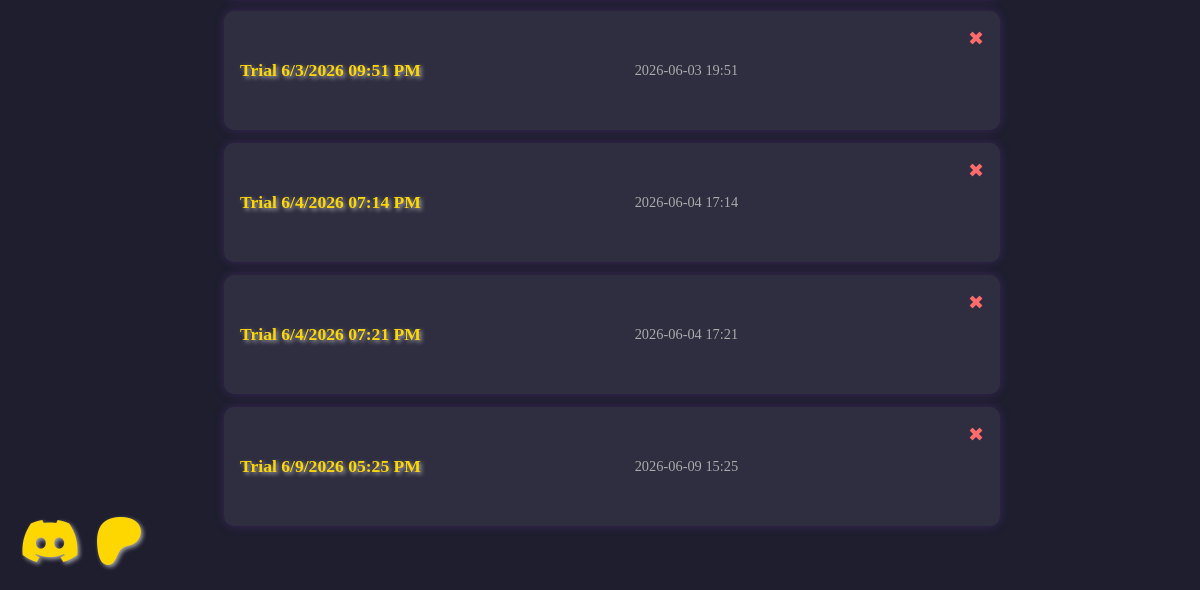
/runs (lower part), run on an earlier commit of the app's database.
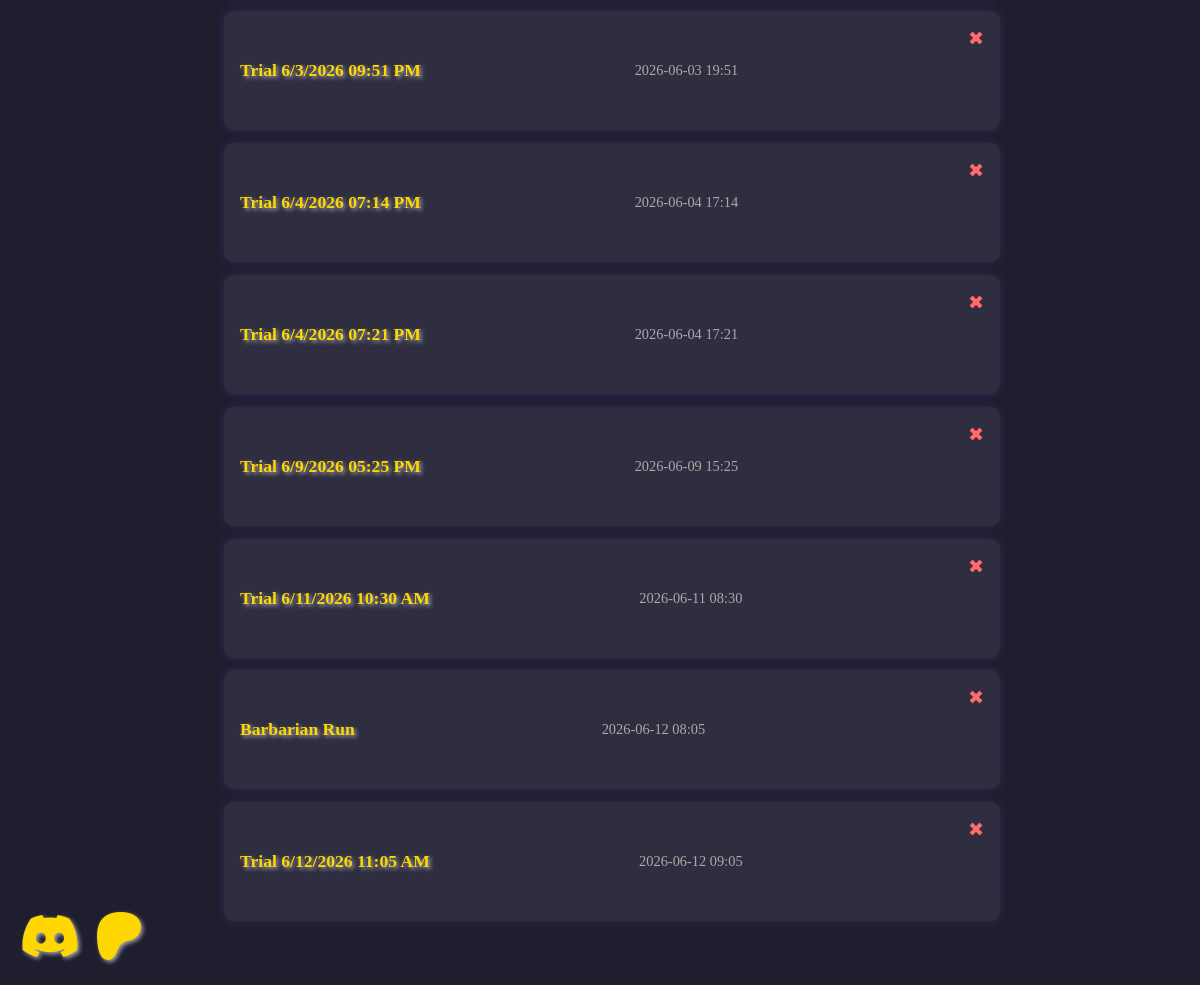
And on a later commit of the database.
### models.py (models this page shows, shortened)
class Run(db.Model):
    id = db.Column(db.Integer, primary_key=True)
    title_run = db.Column(db.String(100), nullable=False)
    created_at = db.Column(db.DateTime, default=func.now(), nullable=False)
    data = db.Column(db.Text, nullable=False)  # Stores the run as JSON
    user_id = db.Column(db.Integer, db.ForeignKey('user.id'), nullable=True)

### app.py (the view)
@app.route("/runs")
def list_runs():
    runs = Run.query.all()
    return render_template("runs.html", runs=runs)

### templates/runs.html (shortened to what this page needs)
<!DOCTYPE html>
<html lang="en">
<head>
    <link rel="stylesheet" href="{{ url_for('static', filename='style.css') }}">
    <link rel="stylesheet" href="https://cdnjs.cloudflare.com/ajax/libs/font-awesome/6.5.0/css/all.min.css">
</head>
<body>
    <ul class="run-list">
        {% for run in runs %}
        <li>
            <a href="{{ url_for('view_run', run_id=run.id) }}">{{ run.title_run }}</a>
            <span class="timestamp">{{ run.created_at.strftime('%Y-%m-%d %H:%M') }}</span>
            <form action="{{ url_for('delete_run', run_id=run.id) }}" method="POST" class="delete-form"
                onsubmit="return confirm('Are you sure you want to delete this Run?');">
                <button type="submit" class="delete-button" title="Delete Run">✖</button>
            </form>
        </li>
        {% else %}
        <li class="empty">No runs saved yet.</li>
        {% endfor %}
    </ul>
    <div class="social-icons">
        <a href="https://discord.gg/CmNqX7Mrtp" target="_blank" rel="noopener noreferrer">
            <i class="fa-brands fa-discord"></i>
        </a>
        <a href="https://www.patreon.com/c/TheMortalTrials" target="_blank" rel="noopener noreferrer">
            <i class="fa-brands fa-patreon"></i>
        </a>
    </div>
</body>
</html>

### static/style.css (style rules this page uses)
body { background: #1e1e2f; color: #f4f4f4; font-family: 'Georgia', serif; padding: 2rem; max-width: 800px; margin: auto; text-align: center; }
a { color: #ffd700; text-decoration: none; font-size: 2rem; text-shadow: 2px 2px 4px rgba(255, 255, 255, 0.6); transition: color 0.3s ease, text-shadow 0.3s ease; }
.social-icons { position: fixed; bottom: 20px; left: 20px; display: flex; gap: 15px; z-index: 1000; }
.social-icons a { font-size: 3rem; }
button { background: #643173; border: none; color: #fff; padding: 0.7rem 1.2rem; font-size: 1.1rem; border-radius: 8px; cursor: pointer; margin-bottom: 2rem; }
form { margin-bottom: 2rem; }
ul { list-style: square; margin-left: 1.5rem; }
.run-list { padding: 0; list-style: none; margin-bottom: 2rem; }
.run-list li { background: #2e2e40; margin: 0.8rem 0; padding: 1rem; border-radius: 10px; box-shadow: 0 0 10px rgba(100, 50, 150, 0.4); display: flex; justify-content: space-between; align-items: center; transition: transform 0.2s; }
.run-list a { color: #ffd700; text-decoration: none; font-weight: bold; font-size: 1.1rem; }
.run-list .timestamp { color: #aaa; font-size: 0.9rem; }
.delete-form { display: inline; margin-left: 1rem; }
.delete-button { background: transparent; border: none; color: #ff6b6b; font-size: 1.2rem; cursor: pointer; padding: 0; transition: color 0.2s ease; }

What changed in the data, as far as the page shows it:
added Run: title_run "Trial 6/11/2026 10:30 AM", created_at "2026-06-11 08:30"
added Run: title_run "Barbarian Run", created_at "2026-06-12 08:05"
added Run: title_run "Trial 6/12/2026 11:05 AM", created_at "2026-06-12 09:05"
